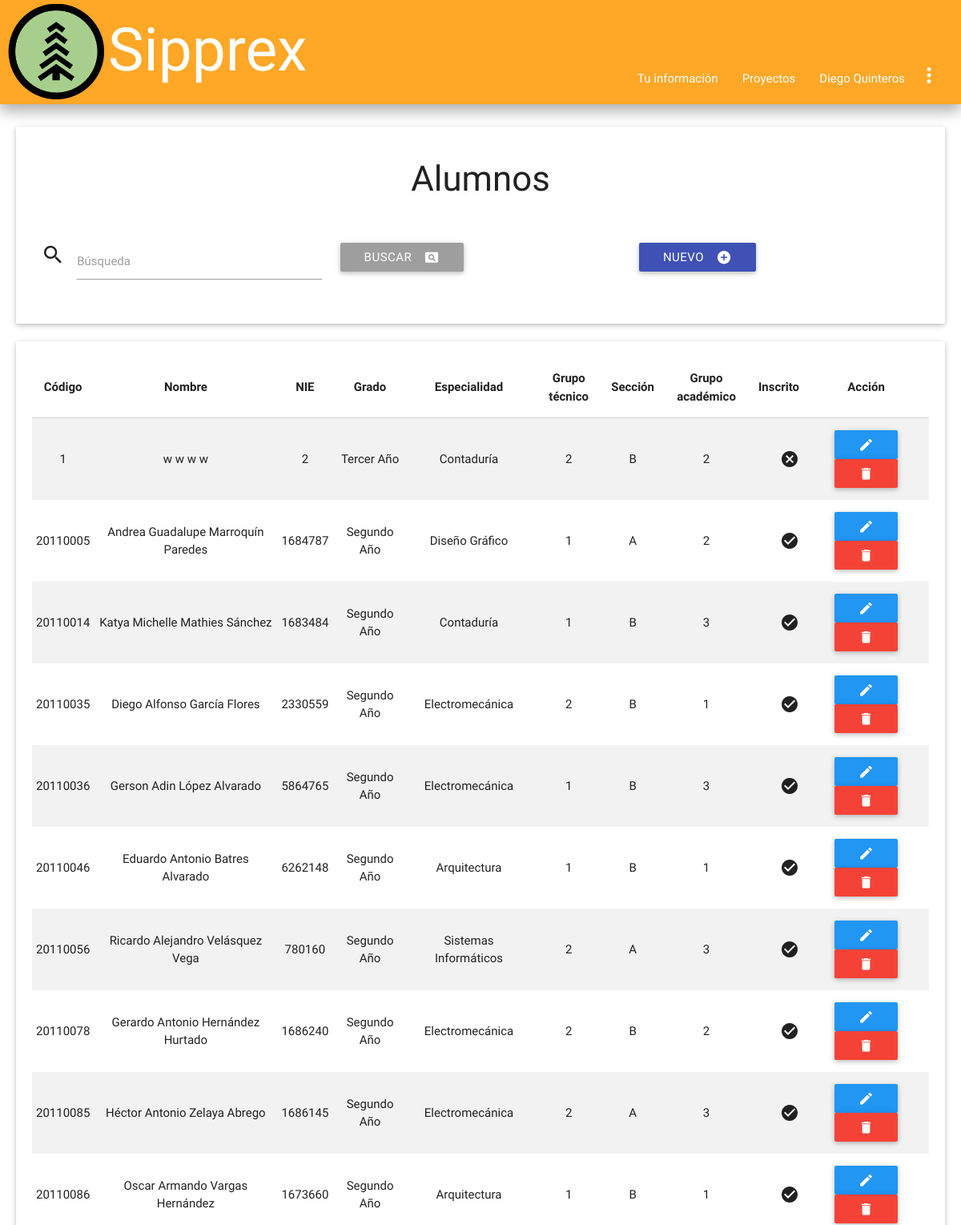
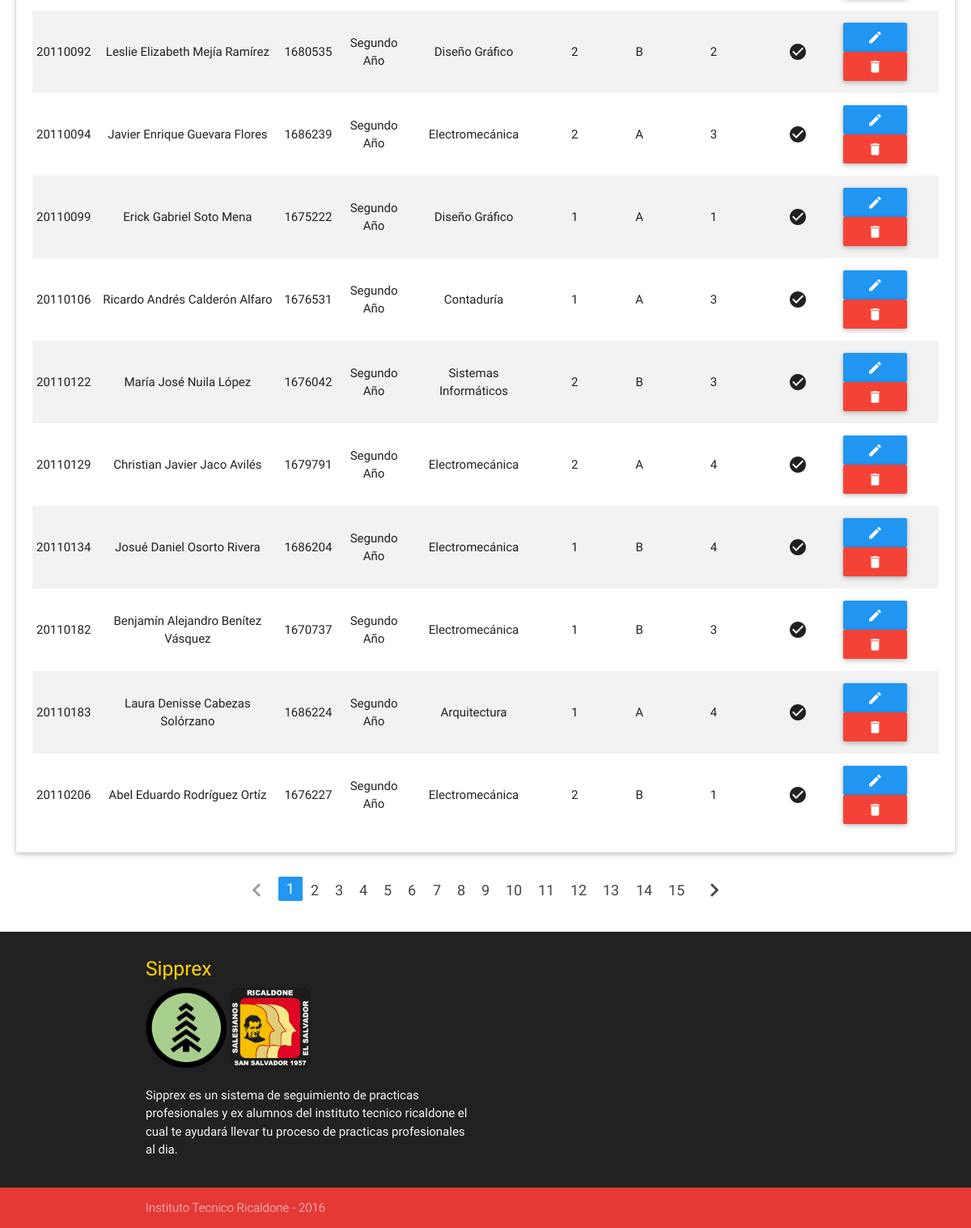
/admin/alumnos_index.php (signed in), run on an earlier commit of the app's database (2 pictures, top to bottom).
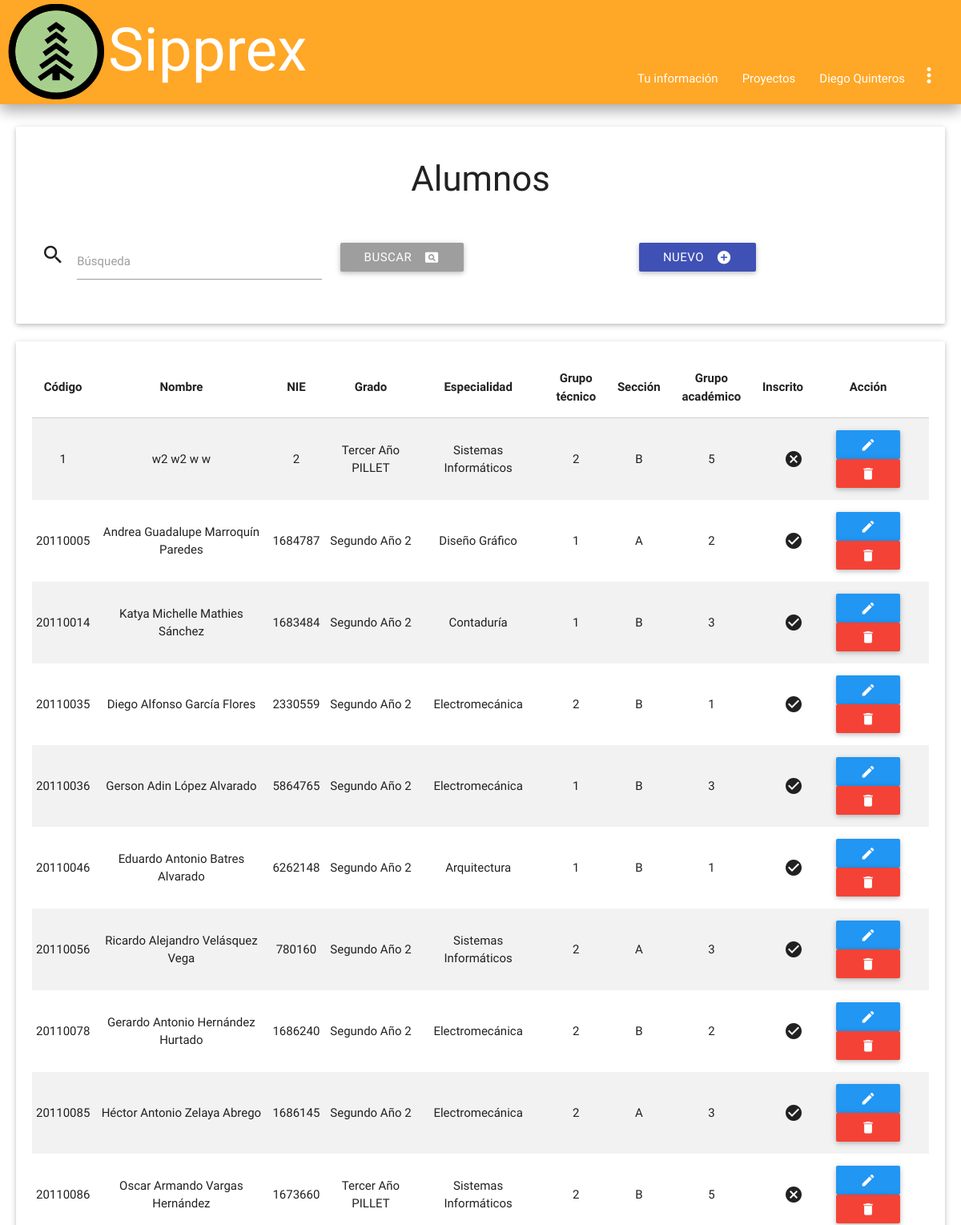
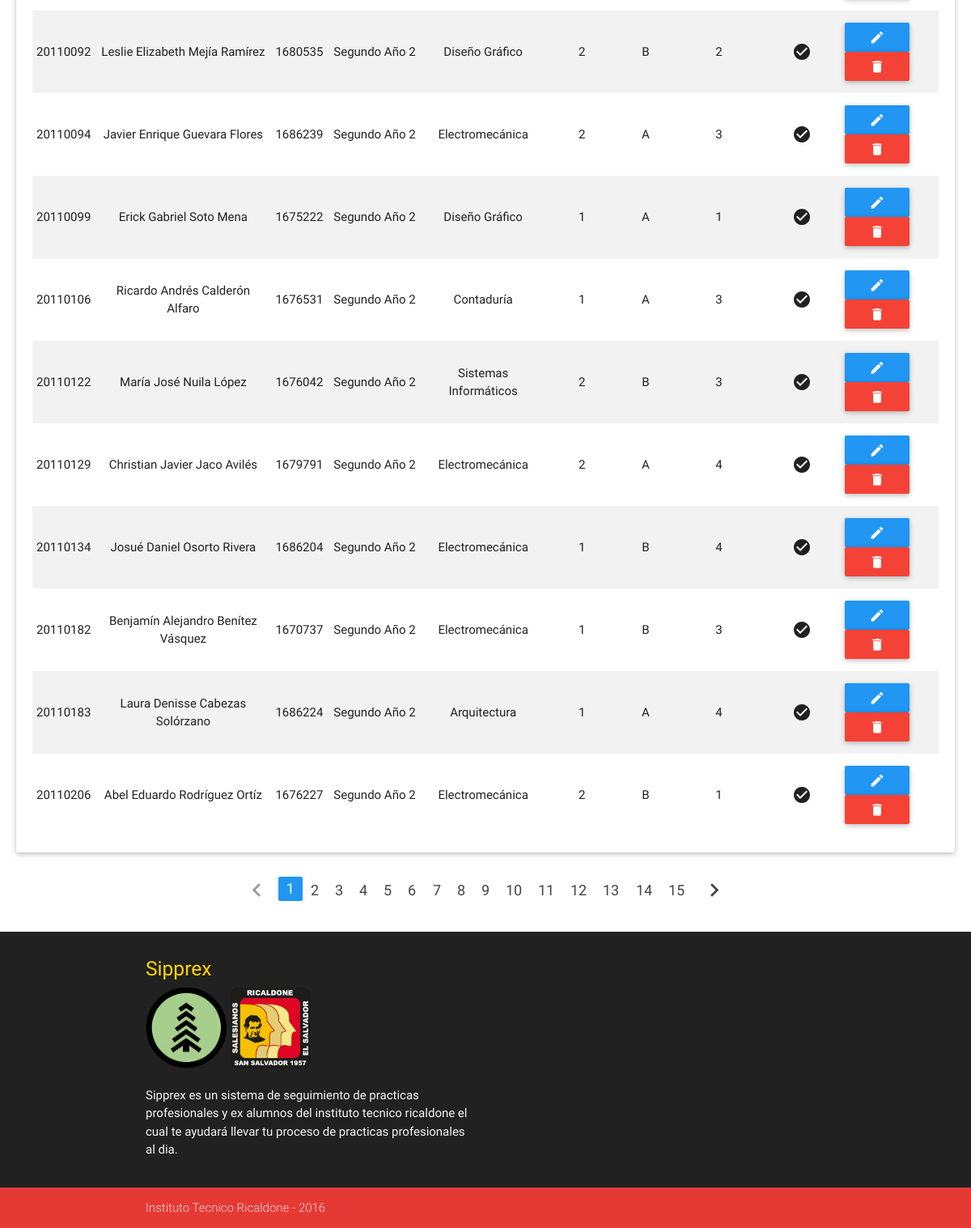
And on a later commit of the database (2 pictures, top to bottom).
### tables this page shows
CREATE TABLE `alumnos` (
  `carnet` int(8) NOT NULL,
  `contraseña` varchar(100) NOT NULL,
  `nie` int(7) DEFAULT NULL,
  `nombre1` varchar(9) DEFAULT NULL,
  `nombre2` varchar(10) DEFAULT NULL,
  `apellido1` varchar(11) DEFAULT NULL,
  `apellido2` varchar(11) DEFAULT NULL,
  `grado` int(2) DEFAULT NULL,
  `especialidad` int(2) DEFAULT NULL,
  `grupo_Tecnic` int(2) DEFAULT NULL,
  `secc` int(2) DEFAULT NULL,
  `grupo_academ` int(2) DEFAULT NULL,
  `inscrito` varchar(9) DEFAULT NULL,
  `pregunta` varchar(50) NOT NULL,
  `respuesta` varchar(25) NOT NULL
);

CREATE TABLE `especialidades` (
  `id_especialidad` int(2) NOT NULL,
  `especialidad` varchar(30) DEFAULT NULL
);

CREATE TABLE `grupo_academico` (
  `id_grupo_aca` int(2) NOT NULL,
  `grupo_aca` int(1) DEFAULT NULL
);

CREATE TABLE `grupo_tecnico` (
  `id_grupo_tec` int(2) NOT NULL,
  `grupo_tec` int(1) DEFAULT NULL
);

CREATE TABLE `secciones` (
  `id_seccion` int(2) NOT NULL,
  `seccion` varchar(1) DEFAULT NULL
);

### bibliotecas/conexion.php (called while the page is built, shortened)
<?php
class Database
{
    private static $connection;
    private static function connect()
    {
        $server = 'localhost';
        $database = 'ssppea';
        $username = 'admin_sipprex';
        $password = 'sipprexricaldone';
        $options = array(PDO::MYSQL_ATTR_INIT_COMMAND => "set names utf8");
        self::$connection = null;
        try
        {
            self::$connection = new PDO("mysql:host=".$server."; dbname=".$database, $username, $password, $options);
            self::$connection->setAttribute(PDO::ATTR_ERRMODE, PDO::ERRMODE_EXCEPTION);
        }
        catch(PDOException $exception)
        {
            die($exception->getMessage());
        }
    }
    private static function desconnect()
    {
        self::$connection = null;
    }
    public static function getRows($query, $values)
    {
        $statement = self::$connection->prepare($query);
        $statement->execute($values);
        return $statement->fetchAll(PDO::FETCH_BOTH);
    }
}
?>

### admin/alumnos_index.php (the view, shortened to what the changed rows need)
<?php
 require("../bibliotecas/conexion.php");
 ?>
<!DOCTYPE html>
<html lang="es">
	<head>
		<?php include '../inc/styles.php'; ?>
	</head>
	<body>
		<?php
		 include("../inc/nav.php")
		 ?>
		<?php
		$page = null;
        if($page == null) {
            $page = 1;
        }
        if($page == "" || $page == "1")
        {
            $page1 = 0;
        }
        else {
            $page1 = ($page*20)-20;
        }
		if(!empty($_POST))
		{
			$search = strip_tags(trim($_POST['buscar']));
			$sql = "SELECT * FROM alumnos, años, especialidades, grupo_tecnico, secciones, grupo_academico WHERE alumnos.grado = años.id_año AND alumnos.especialidad = especialidades.id_especialidad AND alumnos.grupo_Tecnic = grupo_tecnico.id_grupo_tec AND alumnos.secc = secciones.id_seccion AND alumnos.grupo_academ = grupo_academico.id_grupo_aca AND apellido1 LIKE ? ORDER BY carnet LIMIT $page1,20";
			$params = array("%$search%");
		}
		else
		{
			$sql = "SELECT * FROM alumnos, años, especialidades, grupo_tecnico, secciones, grupo_academico WHERE alumnos.grado = años.id_año AND alumnos.especialidad = especialidades.id_especialidad AND alumnos.grupo_Tecnic = grupo_tecnico.id_grupo_tec AND alumnos.secc = secciones.id_seccion AND alumnos.grupo_academ = grupo_academico.id_grupo_aca ORDER BY carnet LIMIT $page1,20";
			$params = null;
		}
		$data = Database::getRows($sql, $params);
		if($data != null)
		{
			$tabla = 	"<div class='card-panel paneles'>
							<table class='centered striped responsive-table'>
								<thead>
									<tr>
										<th>Código</th>
										<th>Nombre</th>
										<th>NIE</th>
										<th>Grado</th>
										<th>Especialidad</th>
										<th>Grupo técnico</th>
										<th>Sección</th>
										<th>Grupo académico</th>
										<th>Inscrito</th>
										<th>Acción</th>
									</tr>
								</thead>
								<tbody>";
				foreach($data as $row)
				{
					$tabla .= 	"<tr>
									<td>$row[carnet]</td>
									<td>".htmlspecialchars($row['nombre1']).""." "."".htmlspecialchars($row['nombre2']).""." "."".htmlspecialchars($row['apellido1']).""." "."".htmlspecialchars($row['apellido2'])."</td>
									<td>".htmlspecialchars($row['nie'])."</td>
									<td>".htmlspecialchars($row['año'])."</td>
									<td>".htmlspecialchars($row['especialidad'])."</td>
									<td>".htmlspecialchars($row['grupo_tec'])."</td>
									<td>".htmlspecialchars($row['seccion'])."</td>
									<td>".htmlspecialchars($row['grupo_aca'])."</td>";
					if($row['inscrito'] == "VERDADERO"){
						$tabla .= "<td><i class='material-icons right'>check_circle</i></td>";
					}
					else{
						$tabla .= "<td><i class='material-icons right'>cancel</i></td>";
					}
					$tabla .=	"<td>
										<a href='alumnos_save.php?id=".base64_encode($row['carnet'])."' class='btn blue'><i class='material-icons'>edit</i></a>
										<a href='alumnos_delete.php?id=".base64_encode($row['carnet'])."' class='btn red'><i class='material-icons'>delete</i></a>
									</td>
								</tr>";
				}
				$tabla .= "</tbody>
						</table>
					</div>";
			print($tabla);
		}
		else
		{
			print("<br><div class='card-panel paneles'><i class='material-icons left'>warning</i>No hay registros.</div>");
		}
	?>
	</body>
</html>

What changed in the data, as far as the page shows it:
changed alumnos id 1: nombre1 "w" → "w2"; nombre2 "w" → "w2"; grado.año "Tercer Año" → "Tercer Año PILLET"; especialidad.especialidad "Contaduría" → "Sistemas Informáticos"; grupo_academ.grupo_aca "2" → "5"
changed through a linked row, alumnos "Andrea": grado.año "Segundo Año" → "Segundo Año 2"
changed through a linked row, alumnos "Katya": grado.año "Segundo Año" → "Segundo Año 2"
changed through a linked row, alumnos "Diego": grado.año "Segundo Año" → "Segundo Año 2"
changed through a linked row, alumnos "Gerson": grado.año "Segundo Año" → "Segundo Año 2"
changed through a linked row, alumnos "Batres": grado.año "Segundo Año" → "Segundo Año 2"
changed through a linked row, alumnos "Velásquez": grado.año "Segundo Año" → "Segundo Año 2"
changed through a linked row, alumnos "Gerardo": grado.año "Segundo Año" → "Segundo Año 2"
changed through a linked row, alumnos "Héctor": grado.año "Segundo Año" → "Segundo Año 2"
changed alumnos "Oscar": grado.año "Segundo Año" → "Tercer Año PILLET"; especialidad.especialidad "Arquitectura" → "Sistemas Informáticos"; grupo_Tecnic.grupo_tec "1" → "2"; grupo_academ.grupo_aca "1" → "5"; inscrito "VERDADERO" → "FALSO" (drawn)
changed through a linked row, alumnos "Leslie": grado.año "Segundo Año" → "Segundo Año 2"
changed through a linked row, alumnos "Enrique": grado.año "Segundo Año" → "Segundo Año 2"
changed through a linked row, alumnos "Erick": grado.año "Segundo Año" → "Segundo Año 2"
changed through a linked row, alumnos "Andrés": grado.año "Segundo Año" → "Segundo Año 2"
changed through a linked row, alumnos "María": grado.año "Segundo Año" → "Segundo Año 2"
changed through a linked row, alumnos "Christian": grado.año "Segundo Año" → "Segundo Año 2"
changed through a linked row, alumnos "Josué": grado.año "Segundo Año" → "Segundo Año 2"
changed through a linked row, alumnos "Benjamín": grado.año "Segundo Año" → "Segundo Año 2"
changed through a linked row, alumnos "Laura": grado.año "Segundo Año" → "Segundo Año 2"
changed through a linked row, alumnos "Abel": grado.año "Segundo Año" → "Segundo Año 2"
